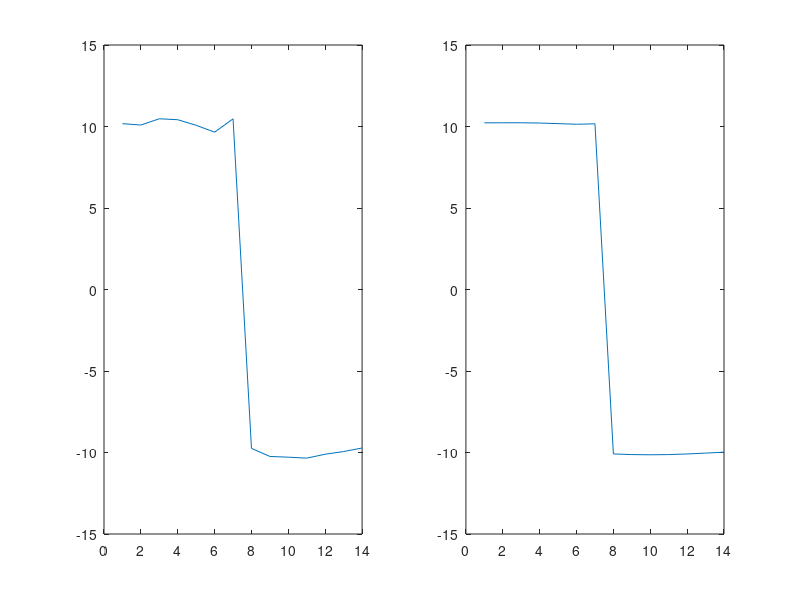

Reproduce this figure in MATLAB.
x = [10, 10, 10, 10, 10, 10, 10, -10, -10, -10, -10, -10, -10, -10] + (rand(1, 14) - 0.5);
subplot(1, 2, 1);
plot(x)
sig1 = 0.1;
sig2 = 0.2;
c = zeros(14);
y = zeros(1, 14);

for i = 1:14
    sum = 0;

    for j = 1:14
        sum = sum + exp(-1 * sig1 * (j - i)^2 - sig2 * (x(j) - x(i))^2);
    end

    c(i) = 1 / sum;
end

for i = 1:14
    sum = 0;

    for j = 1:14
        sum = sum + x(j) * exp(-1 * sig1 * (j - i)^2 - sig2 * (x(j) - x(i))^2);
    end

    y(1, i) = c(i) * sum;
end

subplot(1, 2, 2);
plot(y)
